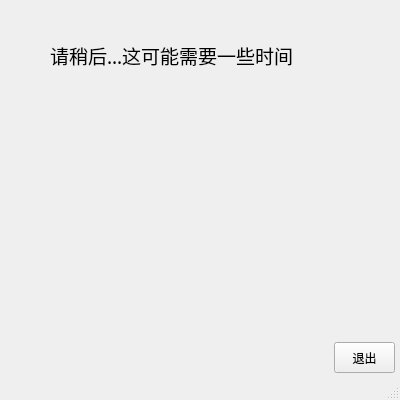
<?xml version="1.0" encoding="UTF-8"?>
<ui version="4.0">
 <class>MainWindow</class>
 <widget class="QMainWindow" name="MainWindow">
  <property name="geometry">
   <rect>
    <x>0</x>
    <y>0</y>
    <width>400</width>
    <height>400</height>
   </rect>
  </property>
  <property name="windowTitle">
   <string>MainWindow</string>
  </property>
  <widget class="QWidget" name="centralwidget">
   <widget class="QLabel" name="clean_text_main">
    <property name="geometry">
     <rect>
      <x>50</x>
      <y>30</y>
      <width>281</width>
      <height>51</height>
     </rect>
    </property>
    <property name="font">
     <font>
      <family>楷体</family>
      <pointsize>14</pointsize>
     </font>
    </property>
    <property name="text">
     <string>请稍后...这可能需要一些时间</string>
    </property>
   </widget>
   <widget class="QPushButton" name="_exit_">
    <property name="geometry">
     <rect>
      <x>334</x>
      <y>342</y>
      <width>61</width>
      <height>31</height>
     </rect>
    </property>
    <property name="text">
     <string>退出</string>
    </property>
   </widget>
  </widget>
  <widget class="QStatusBar" name="statusbar"/>
 </widget>
 <resources/>
 <connections/>
</ui>
